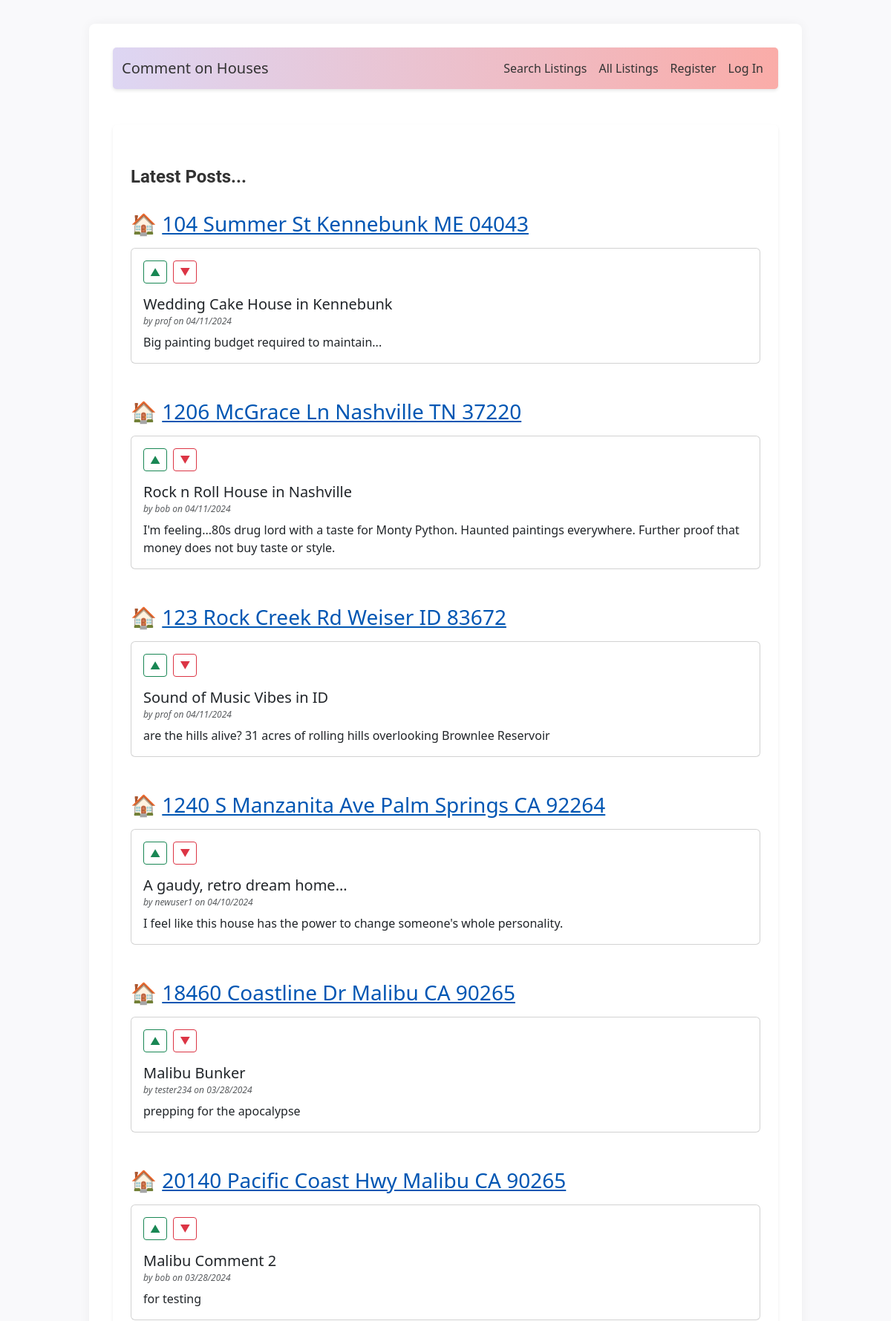
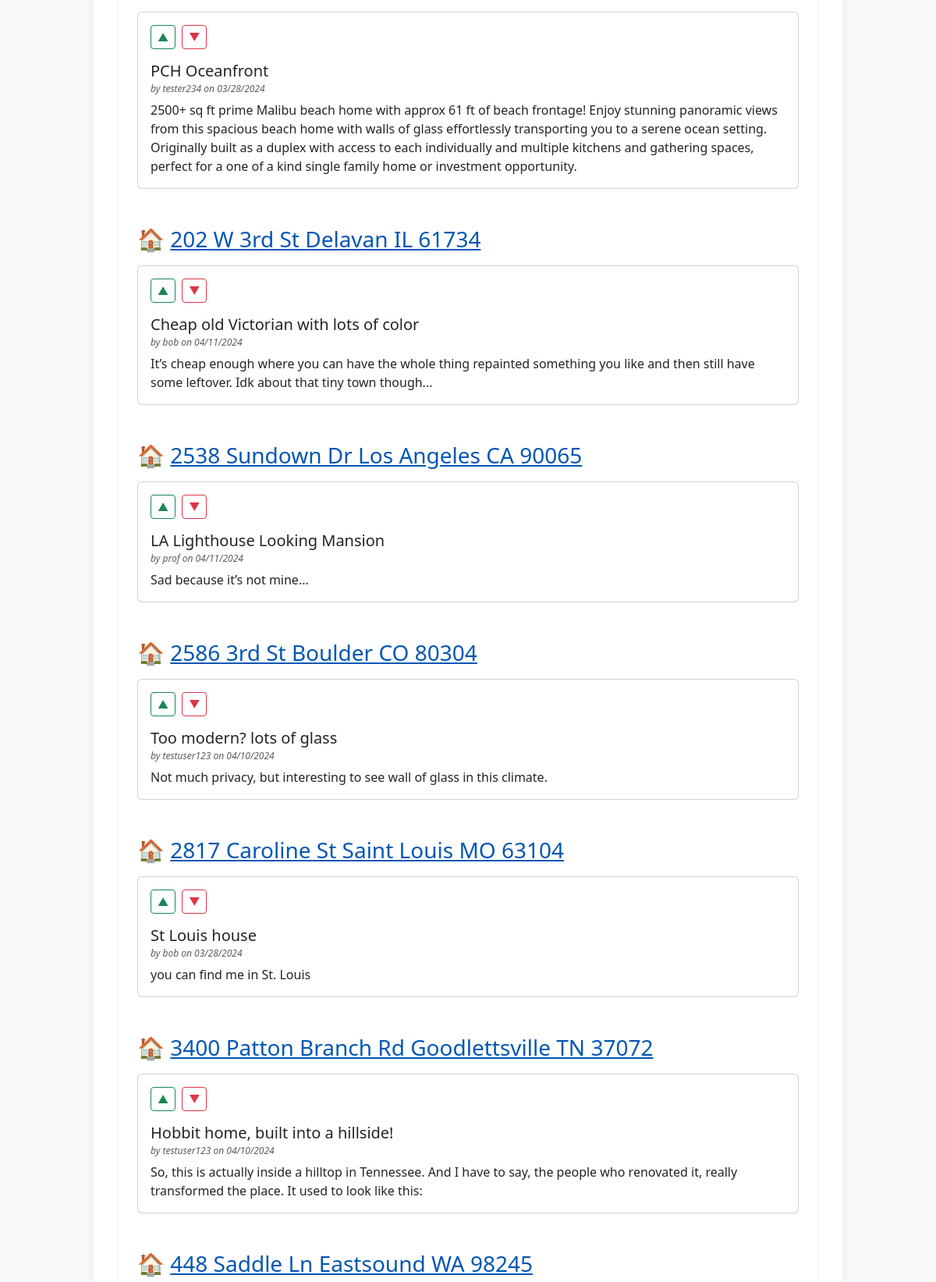
The page / (upper part) on the database its author committed (2 pictures, top to bottom).
### tables this page shows
CREATE TABLE post (
  id INTEGER PRIMARY KEY AUTOINCREMENT,
  author_id INTEGER NOT NULL,
  created TIMESTAMP NOT NULL DEFAULT CURRENT_TIMESTAMP,
  title TEXT NOT NULL,
  body TEXT NOT NULL,
  listing TEXT,
  state TEXT,
  FOREIGN KEY (author_id) REFERENCES user (id)
);

CREATE TABLE user (
  id INTEGER PRIMARY KEY AUTOINCREMENT,
  username TEXT UNIQUE NOT NULL,
  password TEXT NOT NULL
);

### flaskr/blog.py (the view)
@bp.route('/')
def index():
    db = get_db()
    posts = db.execute(
        'SELECT p.id, title, body, created, author_id, username, listing'
        ' FROM post p JOIN user u ON p.author_id = u.id'
        ' ORDER BY listing, created DESC'
    ).fetchall()
    posts = [dict(post) for post in posts]
    for post in posts:
        if post['listing']:
            parsed_address, state = parse_address_from_listing(post['listing'])
            post['parsed_address'] = parsed_address
            post['state'] = state
    grouped_posts = {k: list(v) for k, v in groupby (posts, key=itemgetter('listing'))}
    return render_template('blog/index.html', grouped_posts=grouped_posts)

### flaskr/auth.py (called while the page is built)
@bp.before_app_request
def load_logged_in_user():
    user_id = session.get('user_id')
    if user_id is None:
        g.user = None
    else:
        g.user = get_db().execute(
            'SELECT * FROM user WHERE id = ?', (user_id,)
        ).fetchone()

### flaskr/blog.py (called while the page is built)
def parse_address_from_listing(listing_url):
    house_emoji = '\U0001F3E0'
    parts = listing_url.split('/')
    address_part = parts[4]
    address = address_part.replace('-', ' ')
    state = address[-8:-6]
    formatted_address = f"{house_emoji} <a href='{listing_url}' target='_blank'>{address}</a>"
    return formatted_address, state

### flaskr/db.py (called while the page is built)
def get_db():
    if 'db' not in g:
        g.db = sqlite3.connect(
            current_app.config['DATABASE'],
            detect_types=sqlite3.PARSE_DECLTYPES
        )
        g.db.row_factory = sqlite3.Row
    return g.db

### flaskr/templates/blog/index.html (shortened to what this page needs)
{% extends 'base.html' %}
{% block header %}
<div class="container mt-4">
  <div class="d-flex justify-content-between align-items-center">
    <h1 class="fw-bold">{% block title %}Latest Posts...{% endblock %}</h1>
  </div>
</div>
{% endblock %}
{% block content %}
<div class="container mt-3">
  {% for listing, posts in grouped_posts.items() %}
    <section class="mb-5">
      <h2 class="mb-3">{{ posts[0].parsed_address|safe }}</h2>
      {% for post in posts %}
        <div class="card mb-3">
          <div class="card-body">
            <div class="d-flex align-items-center mb-3">
              <form action="{{ url_for('blog.vote') }}" method="post" class="me-2">
                <button type="submit" name="vote_type" value="1" class="btn btn-outline-success btn-sm">&#x25B2; </button>
              </form>
              <form action="{{ url_for('blog.vote') }}" method="post" class="me-2">
                <button type="submit" name="vote_type" value="-1" class="btn btn-outline-danger btn-sm">&#x25BC; </button>
              </form>
            </div>
            <h3 class="card-title smaller-size">{{ post['title'] }}</h3>
            <h6 class="card-subtitle mb-2 text-muted h6-reduce">
              <em>by {{ post['username'] }} on {{ post['created'].strftime('%m/%d/%Y') }}</em>
            </h6>
            <p class="card-text">{{ post['body'] }}</p>
          </div>
        </div>
      {% endfor %}
    </section>
  {% endfor %}
</div>
{% endblock %}

### flaskr/static/style.css (style rules this page uses)
html { font-family: "Roboto", sans-serif; background: #f9f9fb; color: #424242; line-height: 1.6; }
body { max-width: 80vw; margin: 2rem auto; background: #fff; padding: 2rem; box-shadow: 0 0 15px rgba(0, 0, 0, 0.05); border-radius: 8px; }
h1 { font-family: 'Roboto'; color: #333; font-size: 1.5rem; margin: 1rem 0; margin-top: 0; align-self: center; font-weight: bold; }
h2 { font: 'Roboto'; font-size: 1.75rem; }
.smaller-size { font-size: 1.25rem; }
.h6-reduce { font-size: .75rem; }
a { color: #0056b3; text-decoration: underline; }

### rows shown on the page
post: posts "🏠 104 Summer St Kennebunk ME 04043", title "Wedding Cake House in Kennebunk", username "prof", created "04/11/2024", body "Big painting budget required to maintain..."
post: posts "🏠 1206 McGrace Ln Nashville TN 37220", title "Rock n Roll House in Nashville", username "bob", created "04/11/2024", body "I'm feeling...80s drug lord with a taste for Monty Python. Haunted paintings everywhere. Further proof that money does not buy taste or style."
post: posts "🏠 123 Rock Creek Rd Weiser ID 83672", title "Sound of Music Vibes in ID", username "prof", created "04/11/2024", body "are the hills alive? 31 acres of rolling hills overlooking Brownlee Reservoir"
post: posts "🏠 1240 S Manzanita Ave Palm Springs CA 92264", title "A gaudy, retro dream home...", username "newuser1", created "04/10/2024", body "I feel like this house has the power to change someone's whole personality."
post: posts "🏠 18460 Coastline Dr Malibu CA 90265", title "Malibu Bunker", username "tester234", created "03/28/2024", body "prepping for the apocalypse"
post: posts "🏠 20140 Pacific Coast Hwy Malibu CA 90265", title "Malibu Comment 2", username "bob", created "03/28/2024", body "for testing"
post: title "PCH Oceanfront", username "tester234", created "03/28/2024", body "2500+ sq ft prime Malibu beach home with approx 61 ft of beach frontage! Enjoy stunning panoramic views from this spacious beach home with walls of glass effortlessly transporting you to a serene ocean setting. Originally built as a duplex with access to each individually and multiple kitchens and gathering spaces, perfect for a one of a kind single family home or investment opportunity."
post: posts "🏠 202 W 3rd St Delavan IL 61734", title "Cheap old Victorian with lots of color", username "bob", created "04/11/2024", body "It’s cheap enough where you can have the whole thing repainted something you like and then still have some leftover. Idk about that tiny town though..."
post: posts "🏠 2538 Sundown Dr Los Angeles CA 90065", title "LA Lighthouse Looking Mansion", username "prof", created "04/11/2024", body "Sad because it’s not mine..."
post: posts "🏠 2586 3rd St Boulder CO 80304", title "Too modern? lots of glass", username "testuser123", created "04/10/2024", body "Not much privacy, but interesting to see wall of glass in this climate."
post: posts "🏠 2817 Caroline St Saint Louis MO 63104", title "St Louis house", username "bob", created "03/28/2024", body "you can find me in St. Louis"
post: posts "🏠 3400 Patton Branch Rd Goodlettsville TN 37072", title "Hobbit home, built into a hillside!", username "testuser123", created "04/10/2024", body "So, this is actually inside a hilltop in Tennessee. And I have to say, the people who renovated it, really transformed the place. It used to look like this:"
post: posts "🏠 448 Saddle Ln Eastsound WA 98245"
